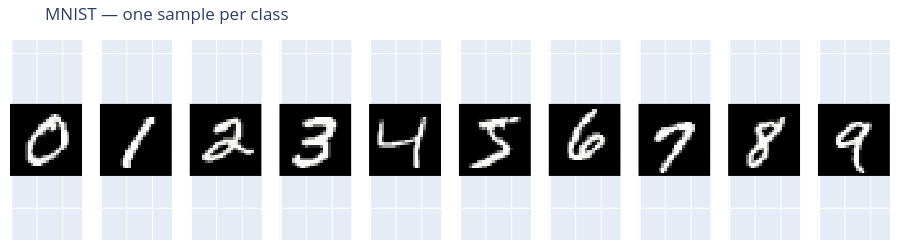

Here is the notebook cell this chart was saved with:
### Code cell
fig = make_subplots(
    rows=1,
    cols=10,
    horizontal_spacing=0.02,
)
for digit in range(10):
    idx = int(jnp.argmax(labels == digit))
    fig.add_trace(
        go.Heatmap(
            z=np.array(images[idx]), colorscale="gray", showscale=False, zmin=0, zmax=1
        ),
        row=1,
        col=digit + 1,
    )
fig.update_xaxes(showticklabels=False)
fig.update_yaxes(showticklabels=False, autorange="reversed", scaleanchor="x")
fig.update_layout(
    title="MNIST — one sample per class",
    height=250,
    width=900,
    margin=dict(l=10, r=10, t=40, b=10),
)
fig.show()

### Figure 1 — Plotly figure (JSON) as saved in the notebook; plotly's stock layout.template omitted (floating-point values rounded to 4 significant figures; data arrays with more than 128 entries replaced by an {"elided": "..."} marker saying what was removed)
{"data": [{"colorscale": [[0, "rgb(0, 0, 0)"], [0.09091, "rgb(16, 16, 16)"], [0.1818, "rgb(38, 38, 38)"], [0.2727, "rgb(59, 59, 59)"], [0.3636, "rgb(81, 80, 80)"], [0.4545, "rgb(102, 101, 101)"], [0.5455, "rgb(124, 123, 122)"], [0.6364, "rgb(146, 146, 145)"], [0.7273, "rgb(171, 171, 170)"], [0.8182, "rgb(197, 197, 195)"], [0.9091, "rgb(224, 224, 223)"], [1, "rgb(254, 254, 253)"]], "showscale": false, "type": "heatmap", "xaxis": "x", "yaxis": "y", "z": {"elided": "28x28 float values"}, "zmax": 1, "zmin": 0}, {"colorscale": [[0, "rgb(0, 0, 0)"], [0.09091, "rgb(16, 16, 16)"], [0.1818, "rgb(38, 38, 38)"], [0.2727, "rgb(59, 59, 59)"], [0.3636, "rgb(81, 80, 80)"], [0.4545, "rgb(102, 101, 101)"], [0.5455, "rgb(124, 123, 122)"], [0.6364, "rgb(146, 146, 145)"], [0.7273, "rgb(171, 171, 170)"], [0.8182, "rgb(197, 197, 195)"], [0.9091, "rgb(224, 224, 223)"], [1, "rgb(254, 254, 253)"]], "showscale": false, "type": "heatmap", "xaxis": "x2", "yaxis": "y2", "z": {"elided": "28x28 float values"}, "zmax": 1, "zmin": 0}, {"colorscale": [[0, "rgb(0, 0, 0)"], [0.09091, "rgb(16, 16, 16)"], [0.1818, "rgb(38, 38, 38)"], [0.2727, "rgb(59, 59, 59)"], [0.3636, "rgb(81, 80, 80)"], [0.4545, "rgb(102, 101, 101)"], [0.5455, "rgb(124, 123, 122)"], [0.6364, "rgb(146, 146, 145)"], [0.7273, "rgb(171, 171, 170)"], [0.8182, "rgb(197, 197, 195)"], [0.9091, "rgb(224, 224, 223)"], [1, "rgb(254, 254, 253)"]], "showscale": false, "type": "heatmap", "xaxis": "x3", "yaxis": "y3", "z": {"elided": "28x28 float values"}, "zmax": 1, "zmin": 0}, {"colorscale": [[0, "rgb(0, 0, 0)"], [0.09091, "rgb(16, 16, 16)"], [0.1818, "rgb(38, 38, 38)"], [0.2727, "rgb(59, 59, 59)"], [0.3636, "rgb(81, 80, 80)"], [0.4545, "rgb(102, 101, 101)"], [0.5455, "rgb(124, 123, 122)"], [0.6364, "rgb(146, 146, 145)"], [0.7273, "rgb(171, 171, 170)"], [0.8182, "rgb(197, 197, 195)"], [0.9091, "rgb(224, 224, 223)"], [1, "rgb(254, 254, 253)"]], "showscale": false, "type": "heatmap", "xaxis": "x4", "yaxis": "y4", "z": {"elided": "28x28 float values"}, "zmax": 1, "zmin": 0}, {"colorscale": [[0, "rgb(0, 0, 0)"], [0.09091, "rgb(16, 16, 16)"], [0.1818, "rgb(38, 38, 38)"], [0.2727, "rgb(59, 59, 59)"], [0.3636, "rgb(81, 80, 80)"], [0.4545, "rgb(102, 101, 101)"], [0.5455, "rgb(124, 123, 122)"], [0.6364, "rgb(146, 146, 145)"], [0.7273, "rgb(171, 171, 170)"], [0.8182, "rgb(197, 197, 195)"], [0.9091, "rgb(224, 224, 223)"], [1, "rgb(254, 254, 253)"]], "showscale": false, "type": "heatmap", "xaxis": "x5", "yaxis": "y5", "z": {"elided": "28x28 float values"}, "zmax": 1, "zmin": 0}, {"colorscale": [[0, "rgb(0, 0, 0)"], [0.09091, "rgb(16, 16, 16)"], [0.1818, "rgb(38, 38, 38)"], [0.2727, "rgb(59, 59, 59)"], [0.3636, "rgb(81, 80, 80)"], [0.4545, "rgb(102, 101, 101)"], [0.5455, "rgb(124, 123, 122)"], [0.6364, "rgb(146, 146, 145)"], [0.7273, "rgb(171, 171, 170)"], [0.8182, "rgb(197, 197, 195)"], [0.9091, "rgb(224, 224, 223)"], [1, "rgb(254, 254, 253)"]], "showscale": false, "type": "heatmap", "xaxis": "x6", "yaxis": "y6", "z": {"elided": "28x28 float values"}, "zmax": 1, "zmin": 0}, {"colorscale": [[0, "rgb(0, 0, 0)"], [0.09091, "rgb(16, 16, 16)"], [0.1818, "rgb(38, 38, 38)"], [0.2727, "rgb(59, 59, 59)"], [0.3636, "rgb(81, 80, 80)"], [0.4545, "rgb(102, 101, 101)"], [0.5455, "rgb(124, 123, 122)"], [0.6364, "rgb(146, 146, 145)"], [0.7273, "rgb(171, 171, 170)"], [0.8182, "rgb(197, 197, 195)"], [0.9091, "rgb(224, 224, 223)"], [1, "rgb(254, 254, 253)"]], "showscale": false, "type": "heatmap", "xaxis": "x7", "yaxis": "y7", "z": {"elided": "28x28 float values"}, "zmax": 1, "zmin": 0}, {"colorscale": [[0, "rgb(0, 0, 0)"], [0.09091, "rgb(16, 16, 16)"], [0.1818, "rgb(38, 38, 38)"], [0.2727, "rgb(59, 59, 59)"], [0.3636, "rgb(81, 80, 80)"], [0.4545, "rgb(102, 101, 101)"], [0.5455, "rgb(124, 123, 122)"], [0.6364, "rgb(146, 146, 145)"], [0.7273, "rgb(171, 171, 170)"], [0.8182, "rgb(197, 197, 195)"], [0.9091, "rgb(224, 224, 223)"], [1, "rgb(254, 254, 253)"]], "showscale": false, "type": "heatmap", "xaxis": "x8", "yaxis": "y8", "z": {"elided": "28x28 float values"}, "zmax": 1, "zmin": 0}, {"colorscale": [[0, "rgb(0, 0, 0)"], [0.09091, "rgb(16, 16, 16)"], [0.1818, "rgb(38, 38, 38)"], [0.2727, "rgb(59, 59, 59)"], [0.3636, "rgb(81, 80, 80)"], [0.4545, "rgb(102, 101, 101)"], [0.5455, "rgb(124, 123, 122)"], [0.6364, "rgb(146, 146, 145)"], [0.7273, "rgb(171, 171, 170)"], [0.8182, "rgb(197, 197, 195)"], [0.9091, "rgb(224, 224, 223)"], [1, "rgb(254, 254, 253)"]], "showscale": false, "type": "heatmap", "xaxis": "x9", "yaxis": "y9", "z": {"elided": "28x28 float values"}, "zmax": 1, "zmin": 0}, {"colorscale": [[0, "rgb(0, 0, 0)"], [0.09091, "rgb(16, 16, 16)"], [0.1818, "rgb(38, 38, 38)"], [0.2727, "rgb(59, 59, 59)"], [0.3636, "rgb(81, 80, 80)"], [0.4545, "rgb(102, 101, 101)"], [0.5455, "rgb(124, 123, 122)"], [0.6364, "rgb(146, 146, 145)"], [0.7273, "rgb(171, 171, 170)"], [0.8182, "rgb(197, 197, 195)"], [0.9091, "rgb(224, 224, 223)"], [1, "rgb(254, 254, 253)"]], "showscale": false, "type": "heatmap", "xaxis": "x10", "yaxis": "y10", "z": {"elided": "28x28 float values"}, "zmax": 1, "zmin": 0}], "layout": {"height": 250, "margin": {"b": 10, "l": 10, "r": 10, "t": 40}, "title": {"text": "MNIST — one sample per class"}, "width": 900, "xaxis": {"anchor": "y", "domain": [0, 0.082], "showticklabels": false}, "xaxis10": {"anchor": "y10", "domain": [0.918, 1.0], "showticklabels": false}, "xaxis2": {"anchor": "y2", "domain": [0.102, 0.184], "showticklabels": false}, "xaxis3": {"anchor": "y3", "domain": [0.204, 0.286], "showticklabels": false}, "xaxis4": {"anchor": "y4", "domain": [0.306, 0.388], "showticklabels": false}, "xaxis5": {"anchor": "y5", "domain": [0.408, 0.49], "showticklabels": false}, "xaxis6": {"anchor": "y6", "domain": [0.51, 0.592], "showticklabels": false}, "xaxis7": {"anchor": "y7", "domain": [0.612, 0.694], "showticklabels": false}, "xaxis8": {"anchor": "y8", "domain": [0.714, 0.796], "showticklabels": false}, "xaxis9": {"anchor": "y9", "domain": [0.816, 0.898], "showticklabels": false}, "yaxis": {"anchor": "x", "autorange": "reversed", "domain": [0, 1], "scaleanchor": "x", "showticklabels": false}, "yaxis10": {"anchor": "x10", "autorange": "reversed", "domain": [0, 1], "scaleanchor": "x", "showticklabels": false}, "yaxis2": {"anchor": "x2", "autorange": "reversed", "domain": [0, 1], "scaleanchor": "x", "showticklabels": false}, "yaxis3": {"anchor": "x3", "autorange": "reversed", "domain": [0, 1], "scaleanchor": "x", "showticklabels": false}, "yaxis4": {"anchor": "x4", "autorange": "reversed", "domain": [0, 1], "scaleanchor": "x", "showticklabels": false}, "yaxis5": {"anchor": "x5", "autorange": "reversed", "domain": [0, 1], "scaleanchor": "x", "showticklabels": false}, "yaxis6": {"anchor": "x6", "autorange": "reversed", "domain": [0, 1], "scaleanchor": "x", "showticklabels": false}, "yaxis7": {"anchor": "x7", "autorange": "reversed", "domain": [0, 1], "scaleanchor": "x", "showticklabels": false}, "yaxis8": {"anchor": "x8", "autorange": "reversed", "domain": [0, 1], "scaleanchor": "x", "showticklabels": false}, "yaxis9": {"anchor": "x9", "autorange": "reversed", "domain": [0, 1], "scaleanchor": "x", "showticklabels": false}}}
